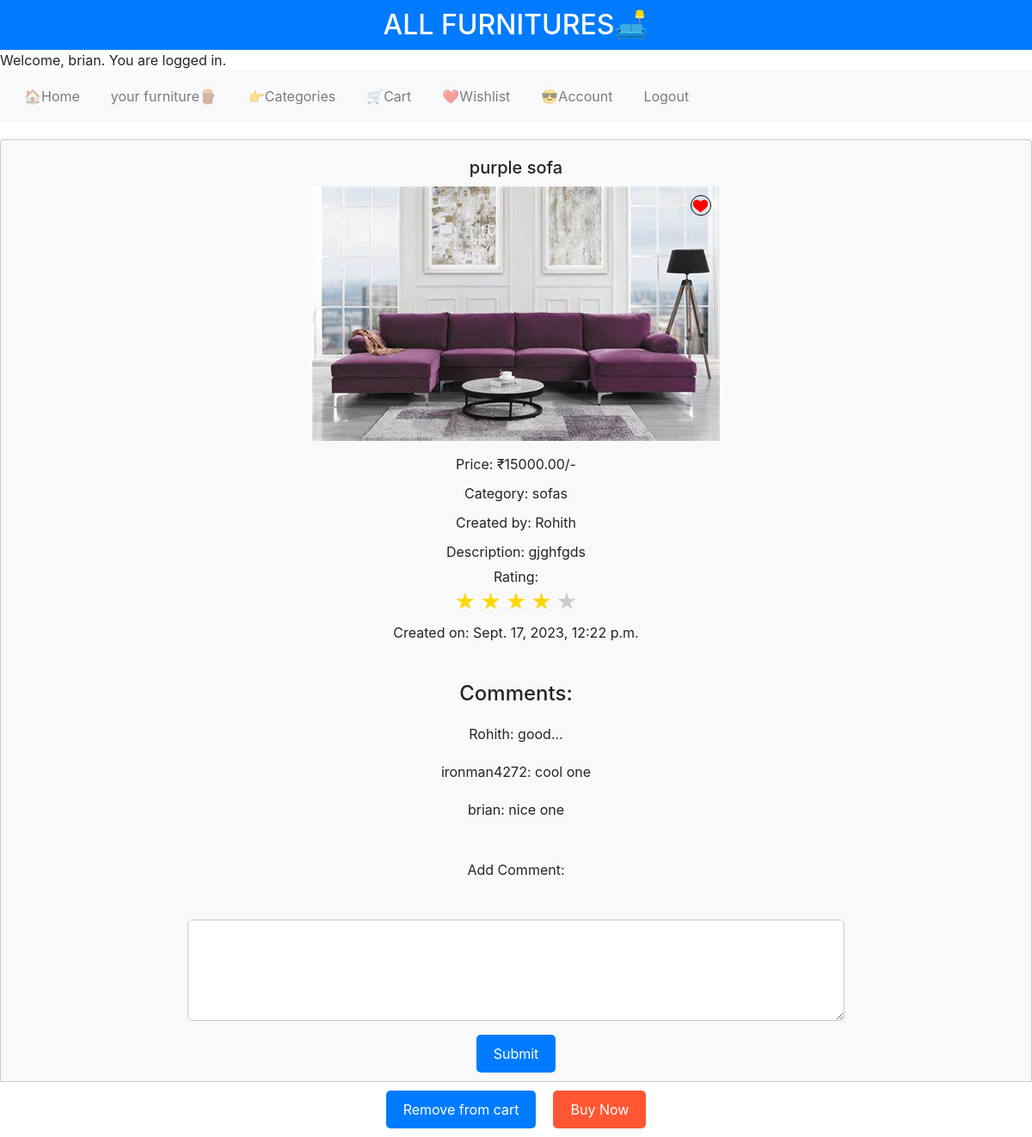
Page /furniture/3 (signed in) on the committed database.
### allfurnitures/models.py (models this page shows, shortened)
class User(AbstractUser):
    wishlist = models.ManyToManyField("Furniture", blank=True, related_name="wishlists")
    image = models.ImageField(upload_to='users', default='allfurnitures/users/default.jpg')
    mobile=models.CharField(max_length=10,blank=True)

class Furniture(models.Model):
    name = models.CharField(max_length=64)
    price = models.DecimalField(max_digits=10, decimal_places=2)
    description = models.TextField()
    image = models.ImageField(upload_to='furnitures', default='allfurnitures/furnitures/default.jpg')
    category = models.CharField(max_length=64)
    user = models.ForeignKey(User, on_delete=models.CASCADE, related_name="furnitures")
    date = models.DateTimeField(auto_now_add=True)
    rating = models.DecimalField(max_digits=2, decimal_places=1, default=0)

class Comments(models.Model):
    user = models.ForeignKey(User, on_delete=models.CASCADE, related_name="comments")
    furniture = models.ForeignKey(Furniture, on_delete=models.CASCADE, related_name="comments")
    comment = models.TextField()
    date = models.DateTimeField(auto_now_add=True)

### allfurnitures/views.py (the view)
# urls.py: path("furniture/<int:furniture_id>",views.furniture,name="furnituredetails"),
@login_required
def furniture(request,furniture_id):
    if request.method=="GET":
        cart=Cart.objects.filter(user=request.user, furniture=Furniture.objects.get(id=furniture_id)).first()
        comments=Furniture.objects.get(id=furniture_id).comments.all()
        comments=comments.order_by("-date").all()
        paginator = Paginator(comments, 5)
        page_number = request.GET.get('page')
        comments = paginator.get_page(page_number)
        furniture=Furniture.objects.get(id=furniture_id)
        if cart:
            return render(request, "allfurnitures/furniture.html",{
                "furniture": Furniture.objects.get(id=furniture_id),
                "change_button": "Remove from cart",
                "comments": comments,
                "color": "red" if furniture in request.user.wishlist.all() else "black"
            })
        else:
         return render(request, "allfurnitures/furniture.html",{
            "furniture": Furniture.objects.get(id=furniture_id),
            "change_button": "Add to cart",
            "color": "red" if furniture in request.user.wishlist.all() else "black",
        })
    else:
        return HttpResponse("Method not allowed")

### allfurnitures/templates/allfurnitures/furniture.html (shortened to what this page needs)
{% extends "allfurnitures/layout.html" %}
{% load static %}
{% block body %}
    <div class="card" id="cards">
      <h3>{{ furniture.name }}</h3>
        <span class="image-container">
            <img src="{{ furniture.image.url }}" alt="{{ furniture.name }}">
            <svg xmlns="http://www.w3.org/2000/svg" width="100" height="100" viewBox="0 0 24 24" class="heart-svg" id="wishlist">
                <path d="M12 21.35l-1.45-1.32C5.4 16.53 2 13.36 2 10c0-2.76 2.24-5 5-5 2.05 0 3.9.99 5 2.51C12.1 5.99 13.95 5 16 5c2.76 0 5 2.24 5 5 0 3.36-3.4 6.53-8.55 10.03L12 21.35z" fill="{{ color }}" />
            </svg>
        </span>
        <p>Price: ₹{{ furniture.price }}/-</p>
        <p>Category: {{ furniture.category }}</p>
        <p>Created by: {{ furniture.user }}</p>
        <p>Description: {{ furniture.description }}</p>
        <div>Rating: <div class="star-rating" >
            <div class="stars" id="star_rating" data-rating="{{ furniture.rating }}">
              <span class="star">&#9733;</span>
              <span class="star">&#9733;</span>
              <span class="star">&#9733;</span>
              <span class="star">&#9733;</span>
              <span class="star">&#9733;</span>
            </div>
          </div>
        </div>
        <p>Created on: {{ furniture.date }}</p>
        <div id="comments_page">
            <h3>Comments:</h3>
            {% for comment in comments %}
                <p>{{ comment.user }}: {{ comment.comment }}</p>
            {% endfor %}
        </div>
        <span>
        <label for="comments" style="padding-bottom: 5% ;">Add Comment:</label>
        <span>
        <textarea id="comments" name="comments" rows="4" cols="50">
        </textarea>
        <button id="comment_button" data-id="{{ furniture.id }}">Submit</button>
        </span>
        </span>
    </div>
    <br>
    <div id="options">
        <button id="cart_button"  data-id="{{ furniture.id }} ">{{ change_button }}</button>
        <button id="buy_button"  data-id="{{ furniture.id }}">Buy Now</button>
    </div>
{% endblock %}
{% block script %}
<link href="{% static 'allfurnitures/furniture.css' %}" rel="stylesheet" >
{% endblock %}

### allfurnitures/templates/allfurnitures/layout.html (shortened to what this page needs)
{% load static %}
<!DOCTYPE html>
<html lang="en">
<head>
    <link rel="stylesheet" href="https://maxcdn.bootstrapcdn.com/bootstrap/4.5.2/css/bootstrap.min.css">
    <link href="{% static 'allfurnitures/styles.css' %}" rel="stylesheet">
    {% block script %}
    {% endblock %}
</head>
<body>
    <h2>ALL FURNITURES🛋️</h2>
    {% if user.is_authenticated %}
        <p>Welcome, {{ user.username }}. You are logged in.</p>
        <nav class="navbar navbar-expand-lg navbar-light bg-light">
        <ul class="navbar-nav mr-auto">
            <li class="nav-item" ><a class="nav-link" href="{% url 'index' %}">🏠Home</a></li>
            <li class="nav-item"><a class="nav-link" href="{% url 'yourfurniture' %}">your furniture🪵</a></li>
            <li class="nav-item"><a class="nav-link" href="{% url 'categories' %}">👉Categories</a></li>
            <li class="nav-item"><a class="nav-link" href="{% url 'Cart' %}">🛒Cart</a></li>
            <li class="nav-item"><a class="nav-link" href="{% url 'wishlist' %}">❤️Wishlist</a></li>
            <li class="nav-item"><a class="nav-link" href="{% url 'Account' %}">😎Account</a></li>
            <li class="nav-item"><a  class="nav-link" href="{% url 'logout' %}" >Logout</a></li>
        </ul>
        </nav>
     {% else %}
        <a href="{% url 'login' %}" class="btn btn-primary">Login</a>
        <a href="{% url 'register' %}" class="btn btn-primary">Register</a>
    {% endif %}
    {% block body %}
    {% endblock %}
</body>
</html>

### allfurnitures/static/allfurnitures/styles.css (style rules this page uses)
body, h2, p { margin: 0; padding: 0; }
h2 { background-color: #007BFF; color: #fff; padding: 10px; text-align: center; }
.navbar { background-color: #f8f9fa; padding: 10px; }
.navbar ul { list-style: none; display: flex; justify-content: center; margin: 0; padding: 0; }
.navbar li { margin: 0 10px; }
#cards { display: flex; flex-wrap: wrap; justify-content: space-around; margin-top: 20px; }
.star-rating .stars .star { color: #cccccc; font-size: 24px; }
.star-rating .stars .star.active { color: gold; }

### allfurnitures/static/allfurnitures/furniture.css (style rules this page uses)
body, h2, p { margin: 0; padding: 0; }
h2 { background-color: #007BFF; color: #fff; padding: 10px; text-align: center; }
.navbar { background-color: #f8f9fa; padding: 10px; }
.navbar ul { list-style: none; display: flex; justify-content: center; margin: 0; padding: 0; }
.navbar li { margin: 0 10px; }
#cards { width: 100%; padding: 20px; background-color: #f8f9fa; display: flex; flex-direction: column; align-items: center; }
.card { width: 100%; padding: 20px; border: 1px solid #ccc; margin: 10px 0; text-align: center; background-color: #fff; box-shadow: 0 4px 8px rgba(0, 0, 0, 0.2); }
.card h3 { font-size: 20px; margin-bottom: 10px; }
.card img { max-width: 100%; height: auto; margin-bottom: 10px; }
.card p { margin: 5px 0; }
#comments_page { margin-top: 20px; padding: 20px; background-color: #f8f9fa; border-radius: 5px; display: flex; flex-direction: column; align-items: center; }
#comments_page h3 { font-size: 24px; margin-bottom: 10px; }
#comments_page p { margin: 10px 0; }
#comments { width: 100%; padding: 10px; margin-bottom: 10px; border: 1px solid #ccc; border-radius: 5px; }
#comment_button { background-color: #007BFF; color: #fff; padding: 10px 20px; border: none; border-radius: 5px; cursor: pointer; transition: background-color 0.3s; }
#options { position: fixed; bottom: 0; left: 0; right: 0; background-color: #fff; border-top: 1px solid #ccc; display: flex; justify-content: center; padding: 10px; }
#cart_button, #buy_button { padding: 10px 20px; border: none; border-radius: 5px; cursor: pointer; margin: 0 10px; }
#cart_button { background-color: #007BFF; color: #fff; transition: background-color 0.3s; }
#buy_button { background-color: #FF5733; color: #fff; transition: background-color 0.3s; }
#wishlist { position: absolute; top: 10px; right: 10px; z-index: 2; width: 24px; height: 24px; cursor: pointer; border-radius: 50%; transition: background-color 0.3s; border: black solid 1px; }
.image-container { position: relative; }
.star-rating .stars .star { color: #cccccc; font-size: 24px; }
.star-rating .stars .star.active { color: gold; }

### rows in the picture
User: username "brian"
Furniture: name "purple sofa", image (picture), price "15000.00", category "sofas", user "Rohith", description "gjghfgds", date "Sept. 17, 2023, 12:22 p.m."
Comments: user "Rohith", comment "good..."
Comments: user "ironman4272", comment "cool one"
Comments: user "brian", comment "nice one"

### other values in the picture
{{ change_button }} "Remove from cart"
